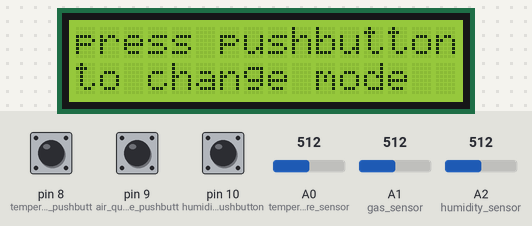
Bench run of a sketch on a simulated Arduino Uno, built with avr-gcc and run on an emulated ATmega328P. Shown: 16×2 character LCD. The inputs (shaded band) are chosen by the test bench; at power-on: pin 8 (temperature_mode_pushbutt) LOW, A0 (temperature_sensor) = 512, pin 9 (air_quality_mode_pushbutt) LOW, pin 10 (humidity_mode_pushbutton) LOW, A1 (gas_sensor) = 512, A2 (humidity_sensor) = 512.

Above: at 1.2 s.
1.3 s: pin 8 (temperature_mode_pushbutt) pulled HIGH for 0.25 s
At 2.2 s:
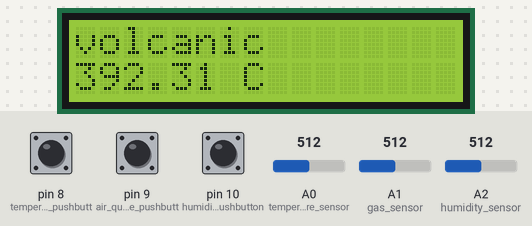
3.0 s: A0 (temperature_sensor) set to 217
At 4.3 s:
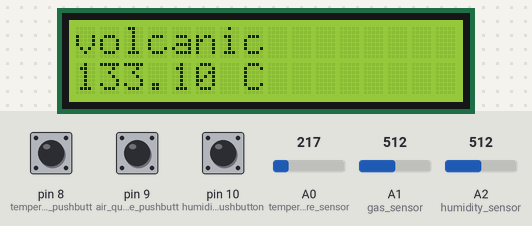
4.6 s: A0 (temperature_sensor) set to 188
At 5.4 s:
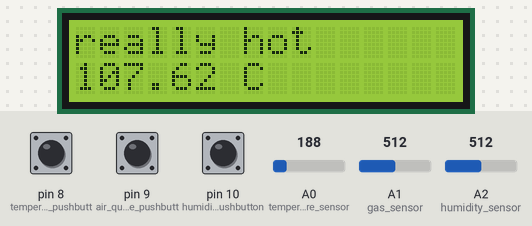
6.2 s: pin 9 (air_quality_mode_pushbutt) pulled HIGH for 0.25 s
At 7.5 s:
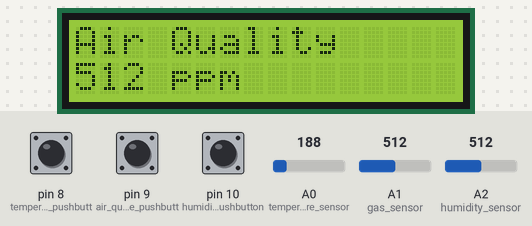
7.9 s: pin 10 (humidity_mode_pushbutton) pulled HIGH for 0.25 s
At 9.3 s:
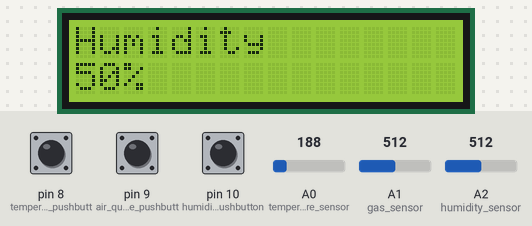
9.6 s: pin 8 (temperature_mode_pushbutt) pulled HIGH for 1 s
At 10.1 s:
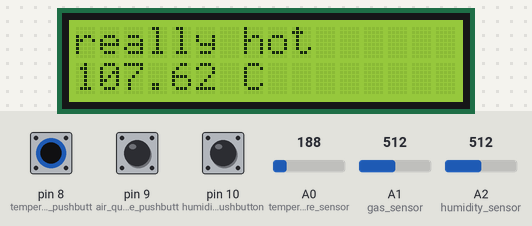
Timing chart, 0 to 12.6 s (numbered marks = the images above; inputs shaded):
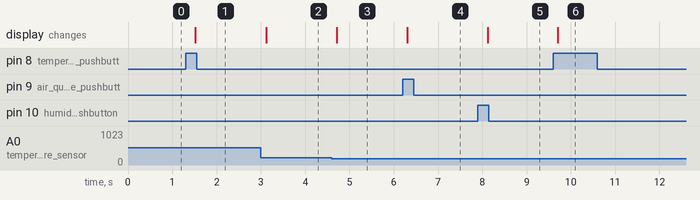

Measured:
- the behaviour switches between 203 and 202 on A0 (temperature_sensor) (found by bisection; images 2 and 3)
- after the input at 1.3 s, the display: changes after 0.22 s (image 1)
- after the input at 3.0 s, the display: changes after 0.12 s (image 2)
- after the input at 4.6 s, the display: changes after 0.11 s (image 3)
- after the input at 6.2 s, the display: changes after 0.11 s (image 4)
- after the input at 7.9 s, the display: changes after 0.22 s (image 5)
- after the input at 9.6 s, the display: changes after 0.10 s (image 6)

The sketch:

_workshop_project_stimulation_02_weather_monitoring_station1.ino
```cpp
#include <Adafruit_LiquidCrystal.h>

Adafruit_LiquidCrystal lcd_1(0);
int mode = 0;

void setup()
{
  lcd_1.begin(16, 2);
  pinMode(A0, INPUT); // temperature sensor
  pinMode(A1, INPUT); // gas sensor
  pinMode(A2, INPUT); // humidity sensor (potentiometer)

  pinMode(8, INPUT); // temperature mode pushbutton
  pinMode(9, INPUT); // air quality mode pushbutton
  pinMode(10, INPUT); // humidity mode pushbutton

  lcd_1.setCursor(0, 0);
  lcd_1.print("press pushbutton");
  lcd_1.setCursor(0, 1);
  lcd_1.print("to change mode");
}

void loop()
{
  // change to different modes if pushbuttons are pressed
  if (digitalRead(8) == HIGH) {
    lcd_1.clear();
    mode = 1;
  }

  if (digitalRead(9) == HIGH) {
    lcd_1.clear();
    mode = 2;
  }

  if (digitalRead(10) == HIGH) {
    lcd_1.clear();
    mode = 3;
  }

  // Mode 1: Temperature
  if (mode == 1) {
    float temp = (-40 + 0.878679 * (analogRead(A0) - 20));
    lcd_1.setCursor(0, 1);
    lcd_1.print(temp);
    lcd_1.print(" C    ");
    lcd_1.setCursor(0, 0);

    if (temp >= 120) lcd_1.print("volcanic        ");
    else if (temp > 100) lcd_1.print("really hot      ");
    else if (temp > 85)  lcd_1.print("hot             ");
    else if (temp > 70)  lcd_1.print("quite warm      ");
    else if (temp > 55)  lcd_1.print("pleasant        ");
    else if (temp > 40)  lcd_1.print("chill           ");
    else if (temp > 25)  lcd_1.print("cold            ");
    else if (temp > 10)  lcd_1.print("really cold     ");
    else lcd_1.print("arctic          ");
  }

  // Mode 2: Gas Sensor
  if (mode == 2) {
    int gasValue = analogRead(A1);
    lcd_1.setCursor(0, 1);
    lcd_1.print(gasValue);
    lcd_1.print(" ppm   ");
    lcd_1.setCursor(0, 0);
    lcd_1.print("Air Quality     ");
  }

  // Mode 3: Humidity (Potentiometer → %)
  if (mode == 3) {
    int humValue = analogRead(A2);
    int humidity = map(humValue, 0, 1023, 0, 100); // 0–100%

    lcd_1.setCursor(0, 1);
    lcd_1.print(humidity);
    lcd_1.print("%       ");
    lcd_1.setCursor(0, 0);
    lcd_1.print("Humidity        ");
  }

  delay(200);
}
```
